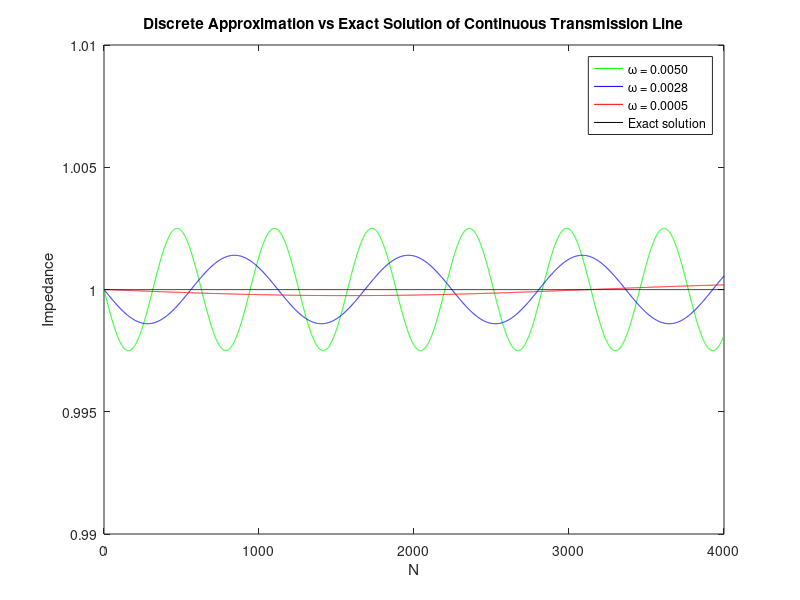

Reproduce this figure in MATLAB.
clear
n=4000;
w=[0.005,0.0028,0.0005];
L=1;
C=1;
%Z_L=300;
V_0=1;
%Z_L=300;
Z_L=sqrt(L/C);

Z1=zeros(1,n);
Z1(1)=Z_L;
Z2=zeros(1,n);
Z2(1)=Z_L;
Z3=zeros(1,n);
Z3(1)=Z_L;

for i=1:n
Z1(i+1)=(j*w(1)*L)+(Z1(i))/(((j*w(1)*C)*Z1(i))+1);
Z2(i+1)=(j*w(2)*L)+(Z2(i))/(((j*w(2)*C)*Z2(i))+1);
Z3(i+1)=(j*w(3)*L)+(Z3(i))/(((j*w(3)*C)*Z3(i))+1);
end

Z_4 = sqrt((L/C)-((w(1).^2)*(L.^2)/4));
Z4 = zeros(1,n+1) + Z_4;

x = linspace(0,n,length(Z1)); % x coordinate of spatial samples
figure(1);
plot(x,Z1,'g');
hold on;
plot(x,Z2,'b');
hold on;
plot(x,Z3,'r');
hold on;
plot(x,Z4,'k');
title('Discrete Approximation vs Exact Solution of Continuous Transmission Line');
legend('\omega = 0.0050','\omega = 0.0028','\omega = 0.0005','Exact solution');
xlabel('N');
ylabel('Impedance');
ylim([0.99 1.01]);
print('Final_Part_II_Figure_5','-dpdf','-fillpage')
drawnow;
